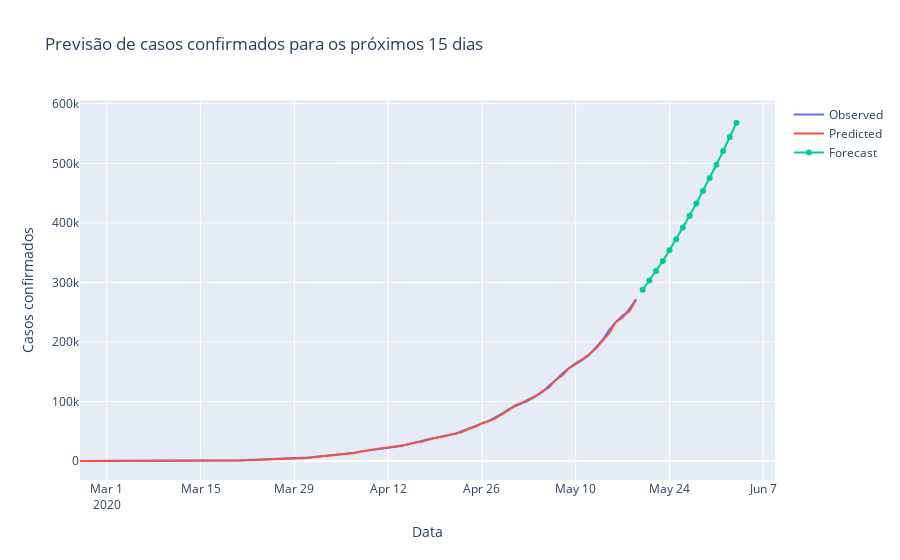

Notebook cell for this chart:
### Code cell
fig = go.Figure(go.Scatter(
    x=confirmados.index, y=confirmados, name='Observed'
))

fig.add_trace(go.Scatter(x=confirmados.index, y = modelo.predict_in_sample(), name='Predicted'))

fig.add_trace(go.Scatter(x=pd.date_range('2020-05-20', '2020-06-05'), y=modelo.predict(15), name='Forecast'))

fig.update_layout(title='Previsão de casos confirmados para os próximos 15 dias',
                 yaxis_title='Casos confirmados', xaxis_title='Data')
fig.show()
